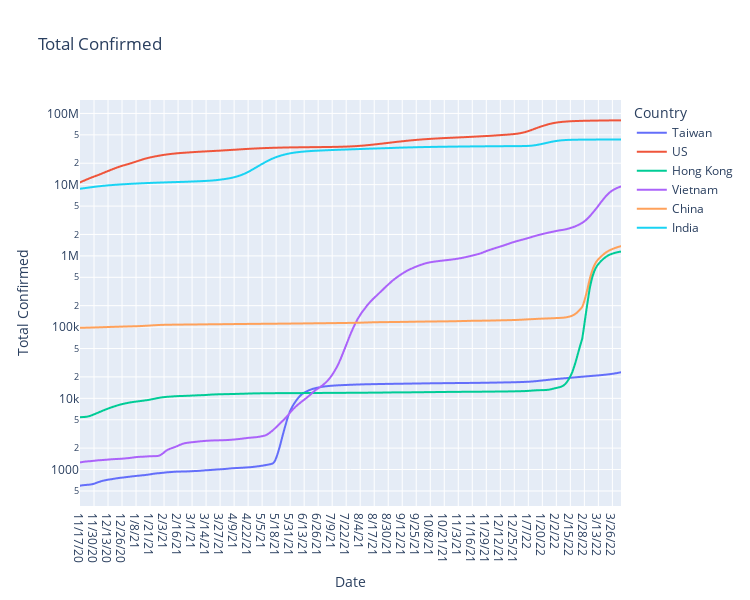

Source (notebook cell):
### Markdown cell above
# Visualization

### Code cell
def ploty_line(col, log_plot=False):
    df2 = pd.DataFrame()
    for country in countries:
        # read data 
        country = country.split('*')
        country = ''.join(country)
        df = pd.read_csv(country+'.csv')
        # add another column 
        df['Country'] = [country for _ in range(df['Date'].shape[0])]
        df2 = df2.append(df, ignore_index=True)

    fig = px.line(
        df2, x='Date', y=col, color='Country',
        height=600, width=750, title=col, log_y=log_plot, 
        # color_discrete_sequence = px.colors.cyclical.mygbm 
    )
    fig.update_layout(showlegend=True)     
    fig.show()
    # fig.write_image("fig.png")
    # fig.to_image(format="png", engine="orca")

    
ploty_line('Total Confirmed', log_plot=True)

### Figure 1 — Plotly figure (JSON) as saved in the notebook; plotly's stock layout.template omitted (floating-point values rounded to 4 significant figures; data arrays with more than 128 entries replaced by an {"elided": "..."} marker saying what was removed)
{"data": [{"hovertemplate": "Country=Taiwan<br>Date=%{x}<br>Total Confirmed=%{y}<extra></extra>", "legendgroup": "Taiwan", "line": {"color": "#636efa", "dash": "solid"}, "marker": {"symbol": "circle"}, "mode": "lines", "name": "Taiwan", "showlegend": true, "type": "scattergl", "x": {"elided": "503 str values"}, "xaxis": "x", "y": {"elided": "503 float values"}, "yaxis": "y"}, {"hovertemplate": "Country=US<br>Date=%{x}<br>Total Confirmed=%{y}<extra></extra>", "legendgroup": "US", "line": {"color": "#EF553B", "dash": "solid"}, "marker": {"symbol": "circle"}, "mode": "lines", "name": "US", "showlegend": true, "type": "scattergl", "x": {"elided": "503 str values"}, "xaxis": "x", "y": {"elided": "503 float values"}, "yaxis": "y"}, {"hovertemplate": "Country=Hong Kong<br>Date=%{x}<br>Total Confirmed=%{y}<extra></extra>", "legendgroup": "Hong Kong", "line": {"color": "#00cc96", "dash": "solid"}, "marker": {"symbol": "circle"}, "mode": "lines", "name": "Hong Kong", "showlegend": true, "type": "scattergl", "x": {"elided": "503 str values"}, "xaxis": "x", "y": {"elided": "503 float values"}, "yaxis": "y"}, {"hovertemplate": "Country=Vietnam<br>Date=%{x}<br>Total Confirmed=%{y}<extra></extra>", "legendgroup": "Vietnam", "line": {"color": "#ab63fa", "dash": "solid"}, "marker": {"symbol": "circle"}, "mode": "lines", "name": "Vietnam", "showlegend": true, "type": "scattergl", "x": {"elided": "503 str values"}, "xaxis": "x", "y": {"elided": "503 float values"}, "yaxis": "y"}, {"hovertemplate": "Country=China<br>Date=%{x}<br>Total Confirmed=%{y}<extra></extra>", "legendgroup": "China", "line": {"color": "#FFA15A", "dash": "solid"}, "marker": {"symbol": "circle"}, "mode": "lines", "name": "China", "showlegend": true, "type": "scattergl", "x": {"elided": "503 str values"}, "xaxis": "x", "y": {"elided": "503 float values"}, "yaxis": "y"}, {"hovertemplate": "Country=India<br>Date=%{x}<br>Total Confirmed=%{y}<extra></extra>", "legendgroup": "India", "line": {"color": "#19d3f3", "dash": "solid"}, "marker": {"symbol": "circle"}, "mode": "lines", "name": "India", "showlegend": true, "type": "scattergl", "x": {"elided": "503 str values"}, "xaxis": "x", "y": {"elided": "503 float values"}, "yaxis": "y"}], "layout": {"height": 600, "legend": {"title": {"text": "Country"}, "tracegroupgap": 0}, "showlegend": true, "title": {"text": "Total Confirmed"}, "width": 750, "xaxis": {"anchor": "y", "domain": [0, 1], "title": {"text": "Date"}}, "yaxis": {"anchor": "x", "domain": [0, 1], "title": {"text": "Total Confirmed"}, "type": "log"}}}
